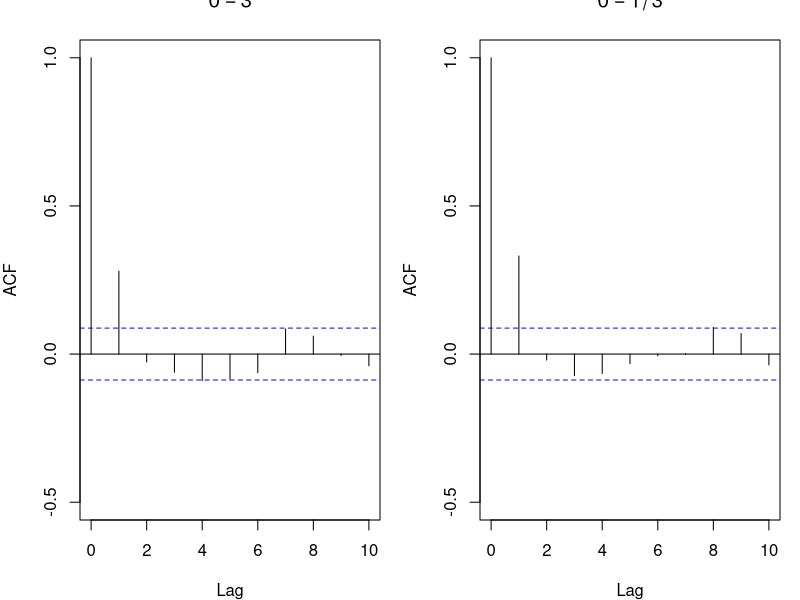
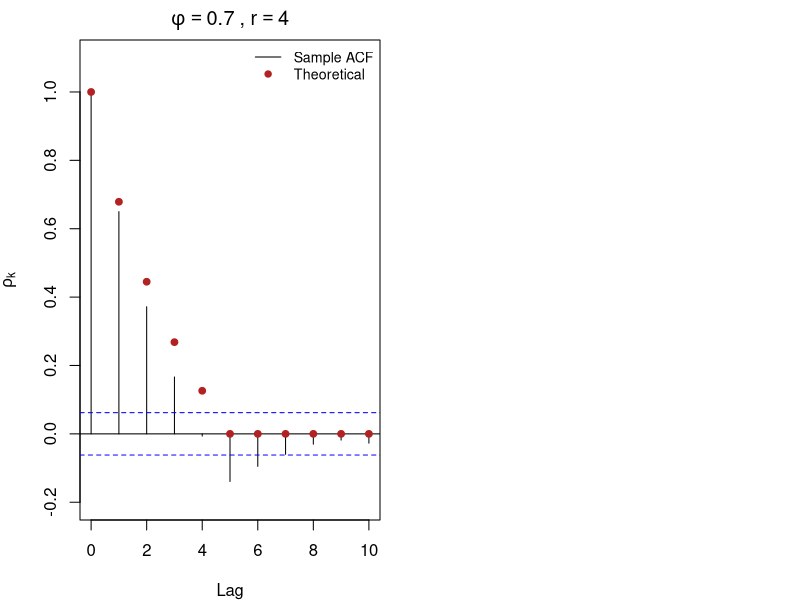

Write R code to recreate these figures, in order.
## ---- chunk 1
#| label: setup
#| include: false
set.seed(2025)
## ---- chunk 2
#| label: ex2-4-check
#| fig-cap: "Sample ACFs for MA(1) with θ = 3 and θ = 1/3 (n = 500)"
#| fig-width: 8
#| fig-height: 3.5
library(ggplot2)

sim_ma1 <- function(theta, n = 500) {
  e <- rnorm(n + 1)
  tail(e[-1] + theta * e[-(n + 1)], n)
}

y3   <- sim_ma1(3)
y1_3 <- sim_ma1(1 / 3)

par(mfrow = c(1, 2), mar = c(4, 4, 2, 1))
acf(y3,   main = expression(theta == 3),   lag.max = 10, ylim = c(-0.5, 1))
acf(y1_3, main = expression(theta == 1/3), lag.max = 10, ylim = c(-0.5, 1))
## ---- chunk 3
#| label: ex2-27-acf
#| fig-cap: "Theoretical vs. sample ACF for the finite MA process (r = 4, φ = 0.7, n = 1000)"
#| fig-width: 7
#| fig-height: 4

phi <- 0.7; r <- 4; n <- 1000
e   <- rnorm(n + r)
Y   <- Reduce("+", lapply(0:r, \(j) phi^j * e[(r - j + 1):(n + r - j)]))

# Theoretical ACF
rho_theory <- function(k, phi, r) {
  if (abs(k) > r) return(0)
  phi^k * (1 - phi^(2*(r - k + 1))) / (1 - phi^(2*(r + 1)))
}
lags <- 0:10
rho_th <- sapply(lags, rho_theory, phi = phi, r = r)

# Plot
acf_obj <- acf(Y, lag.max = 10, plot = FALSE)
plot(acf_obj, main = "", ylim = c(-0.2, 1.1),
     xlab = "Lag", ylab = expression(rho[k]))
points(lags, rho_th, col = "firebrick", pch = 19, cex = 0.9)
legend("topright", legend = c("Sample ACF", "Theoretical"),
       col = c("black", "firebrick"), lty = c(1, NA), pch = c(NA, 19),
       bty = "n", cex = 0.85)
title(main = bquote(phi == .(phi) ~ "," ~ r == .(r)))
